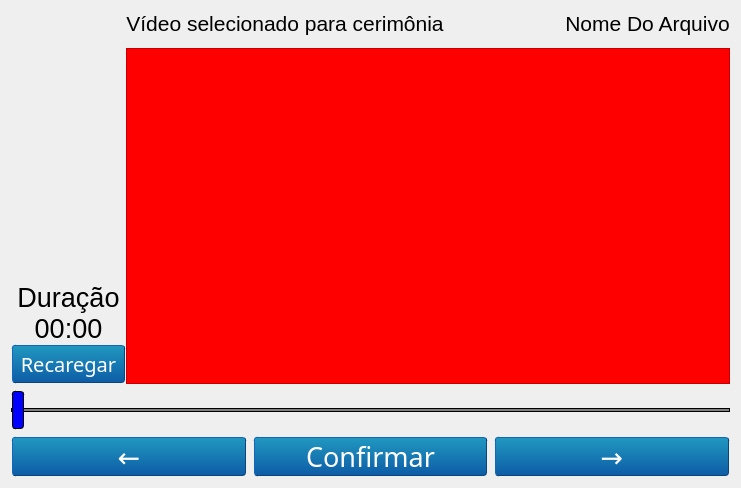
<?xml version="1.0" encoding="UTF-8"?>
<ui version="4.0">
 <class>Form</class>
 <widget class="QWidget" name="Form">
  <property name="geometry">
   <rect>
    <x>0</x>
    <y>0</y>
    <width>741</width>
    <height>488</height>
   </rect>
  </property>
  <property name="windowTitle">
   <string>Form</string>
  </property>
  <layout class="QGridLayout" name="gridLayout">
   <item row="0" column="0">
    <widget class="QWidget" name="widget" native="true">
     <property name="sizePolicy">
      <sizepolicy hsizetype="Expanding" vsizetype="Expanding">
       <horstretch>0</horstretch>
       <verstretch>0</verstretch>
      </sizepolicy>
     </property>
     <layout class="QGridLayout" name="gridLayout_25">
      <property name="leftMargin">
       <number>0</number>
      </property>
      <property name="topMargin">
       <number>0</number>
      </property>
      <property name="rightMargin">
       <number>0</number>
      </property>
      <property name="bottomMargin">
       <number>0</number>
      </property>
      <item row="0" column="0">
       <layout class="QVBoxLayout" name="layout_show_video">
        <item>
         <layout class="QHBoxLayout" name="horizontalLayout_11" stretch="3,0">
          <item>
           <widget class="QLabel" name="label_2">
            <property name="sizePolicy">
             <sizepolicy hsizetype="Expanding" vsizetype="Fixed">
              <horstretch>0</horstretch>
              <verstretch>0</verstretch>
             </sizepolicy>
            </property>
            <property name="font">
             <font>
              <pointsize>16</pointsize>
             </font>
            </property>
            <property name="text">
             <string>Vídeo selecionado para cerimônia</string>
            </property>
            <property name="alignment">
             <set>Qt::AlignCenter</set>
            </property>
           </widget>
          </item>
          <item>
           <widget class="QLabel" name="label_filename_video">
            <property name="sizePolicy">
             <sizepolicy hsizetype="Expanding" vsizetype="Fixed">
              <horstretch>0</horstretch>
              <verstretch>0</verstretch>
             </sizepolicy>
            </property>
            <property name="font">
             <font>
              <pointsize>16</pointsize>
             </font>
            </property>
            <property name="text">
             <string>Nome Do Arquivo</string>
            </property>
            <property name="alignment">
             <set>Qt::AlignCenter</set>
            </property>
           </widget>
          </item>
         </layout>
        </item>
        <item>
         <layout class="QGridLayout" name="gridLayout_28" rowstretch="0,0,0">
          <property name="topMargin">
           <number>6</number>
          </property>
          <property name="horizontalSpacing">
           <number>0</number>
          </property>
          <property name="verticalSpacing">
           <number>10</number>
          </property>
          <item row="2" column="0">
           <layout class="QVBoxLayout" name="verticalLayout_8" stretch="15,0,2,0">
            <item>
             <layout class="QGridLayout" name="gridLayout_27">
              <item row="0" column="0">
               <widget class="QWidget" name="widget_2" native="true">
                <property name="sizePolicy">
                 <sizepolicy hsizetype="Preferred" vsizetype="Expanding">
                  <horstretch>0</horstretch>
                  <verstretch>0</verstretch>
                 </sizepolicy>
                </property>
               </widget>
              </item>
             </layout>
            </item>
            <item>
             <widget class="QLabel" name="label">
              <property name="font">
               <font>
                <pointsize>20</pointsize>
               </font>
              </property>
              <property name="text">
               <string>Duração</string>
              </property>
              <property name="alignment">
               <set>Qt::AlignCenter</set>
              </property>
             </widget>
            </item>
            <item>
             <widget class="QLabel" name="labelDuration2">
              <property name="sizePolicy">
               <sizepolicy hsizetype="Minimum" vsizetype="Minimum">
                <horstretch>0</horstretch>
                <verstretch>0</verstretch>
               </sizepolicy>
              </property>
              <property name="font">
               <font>
                <pointsize>20</pointsize>
               </font>
              </property>
              <property name="text">
               <string>00:00</string>
              </property>
              <property name="alignment">
               <set>Qt::AlignCenter</set>
              </property>
             </widget>
            </item>
            <item>
             <widget class="QPushButton" name="refresh_button">
              <property name="minimumSize">
               <size>
                <width>115</width>
                <height>40</height>
               </size>
              </property>
              <property name="styleSheet">
               <string notr="true">    QPushButton
    {
    font: 15pt Aria, boldl;
    margin: 1px;
    border-color: #0c457e;
    border-style: outset;
    border-radius: 3px;
    border-width: 1px;
    color: white;
    background-color: qlineargradient(x1: 0, y1: 0, x2: 0, y2: 1, stop: 0 #2198c0, stop: 1 #0d5ca6);
    }

    QPushButton:pressed
    {
    background-color: qlineargradient(x1: 0, y1: 0, x2: 0, y2: 1, stop: 0 #0d5ca6, stop: 1 #2198c0);
    }</string>
              </property>
              <property name="text">
               <string>Recaregar</string>
              </property>
             </widget>
            </item>
           </layout>
          </item>
          <item row="2" column="1">
           <layout class="QGridLayout" name="gridLayout_29">
            <item row="0" column="0">
             <widget class="QFrame" name="frame_video">
              <property name="sizePolicy">
               <sizepolicy hsizetype="Expanding" vsizetype="Expanding">
                <horstretch>0</horstretch>
                <verstretch>0</verstretch>
               </sizepolicy>
              </property>
              <property name="styleSheet">
               <string notr="true">QFrame { background-color : red }</string>
              </property>
              <property name="frameShape">
               <enum>QFrame::StyledPanel</enum>
              </property>
              <property name="frameShadow">
               <enum>QFrame::Raised</enum>
              </property>
             </widget>
            </item>
           </layout>
          </item>
         </layout>
        </item>
        <item>
         <layout class="QHBoxLayout" name="horizontalLayout_15">
          <item>
           <widget class="QSlider" name="sliderVideo2">
            <property name="sizePolicy">
             <sizepolicy hsizetype="Expanding" vsizetype="Preferred">
              <horstretch>0</horstretch>
              <verstretch>0</verstretch>
             </sizepolicy>
            </property>
            <property name="minimumSize">
             <size>
              <width>0</width>
              <height>40</height>
             </size>
            </property>
            <property name="layoutDirection">
             <enum>Qt::LeftToRight</enum>
            </property>
            <property name="styleSheet">
             <string notr="true">QSlider::groove:horizontal {
				border: 1px solid;
				background-color: grey;
				height: 2px;
				margin: 10px 0px;
			}
			QSlider::handle:horizontal {
				background-color: blue;
				border: 1px solid;
				border-style: outset;
				border-radius: 3px;
				height: 5px;
				width: 10px; 
				margin: -18px 0px;
			}</string>
            </property>
            <property name="pageStep">
             <number>1</number>
            </property>
            <property name="orientation">
             <enum>Qt::Horizontal</enum>
            </property>
            <property name="invertedAppearance">
             <bool>false</bool>
            </property>
            <property name="tickPosition">
             <enum>QSlider::NoTicks</enum>
            </property>
            <property name="tickInterval">
             <number>1</number>
            </property>
           </widget>
          </item>
         </layout>
        </item>
        <item>
         <layout class="QHBoxLayout" name="horizontalLayout_14">
          <item>
           <widget class="QPushButton" name="pushButton_4">
            <property name="styleSheet">
             <string notr="true">    QPushButton
    {
    font: 20pt Aria, boldl;
    margin: 1px;
    border-color: #0c457e;
    border-style: outset;
    border-radius: 3px;
    border-width: 1px;
    color: white;
    background-color: qlineargradient(x1: 0, y1: 0, x2: 0, y2: 1, stop: 0 #2198c0, stop: 1 #0d5ca6);
    }

    QPushButton:pressed
    {
    background-color: qlineargradient(x1: 0, y1: 0, x2: 0, y2: 1, stop: 0 #0d5ca6, stop: 1 #2198c0);
    }</string>
            </property>
            <property name="text">
             <string notr="true">←</string>
            </property>
           </widget>
          </item>
          <item>
           <widget class="QPushButton" name="pushButton_5">
            <property name="styleSheet">
             <string notr="true">    QPushButton
    {
    font: 20pt Aria, boldl;
    margin: 1px;
    border-color: #0c457e;
    border-style: outset;
    border-radius: 3px;
    border-width: 1px;
    color: white;
    background-color: qlineargradient(x1: 0, y1: 0, x2: 0, y2: 1, stop: 0 #2198c0, stop: 1 #0d5ca6);
    }

    QPushButton:pressed
    {
    background-color: qlineargradient(x1: 0, y1: 0, x2: 0, y2: 1, stop: 0 #0d5ca6, stop: 1 #2198c0);
    }</string>
            </property>
            <property name="text">
             <string notr="true">Confirmar</string>
            </property>
           </widget>
          </item>
          <item>
           <widget class="QPushButton" name="pushButton_6">
            <property name="styleSheet">
             <string notr="true">    QPushButton
    {
    font: 20pt Aria, boldl;
    margin: 1px;
    border-color: #0c457e;
    border-style: outset;
    border-radius: 3px;
    border-width: 1px;
    color: white;
    background-color: qlineargradient(x1: 0, y1: 0, x2: 0, y2: 1, stop: 0 #2198c0, stop: 1 #0d5ca6);
    }

    QPushButton:pressed
    {
    background-color: qlineargradient(x1: 0, y1: 0, x2: 0, y2: 1, stop: 0 #0d5ca6, stop: 1 #2198c0);
    }</string>
            </property>
            <property name="text">
             <string notr="true">→</string>
            </property>
           </widget>
          </item>
         </layout>
        </item>
       </layout>
      </item>
     </layout>
    </widget>
   </item>
  </layout>
 </widget>
 <resources/>
 <connections/>
</ui>
